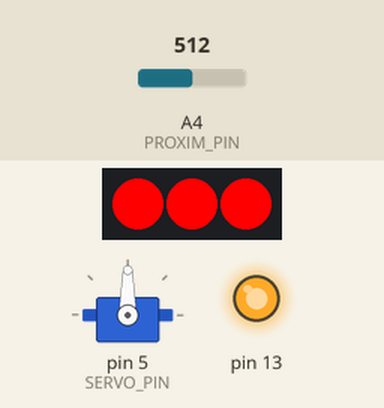
This sketch was run on a simulated Arduino Nano, built with avr-gcc and run on an emulated ATmega328P. Shown: servo, 3 RGB LEDs in strip order, left to right, output pins drawn as LEDs (lit = HIGH). The inputs (shaded band) are chosen by the test bench; at power-on: A4 (PROXIM_PIN) = 512. Dim RGB values are drawn brighter than linear.

Above: at 0.1 s.
At 1.4 s:
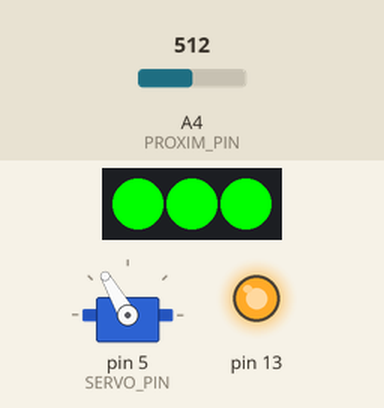
At 2.03 s:
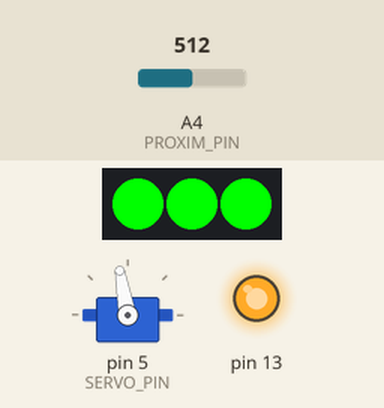
At 2.78 s:
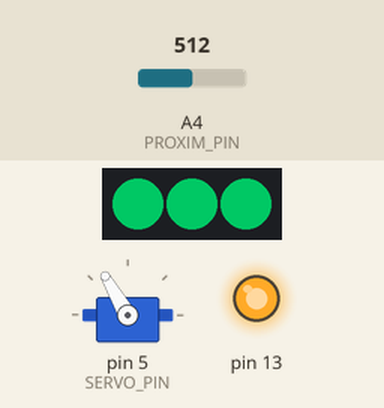
At 3.53 s:
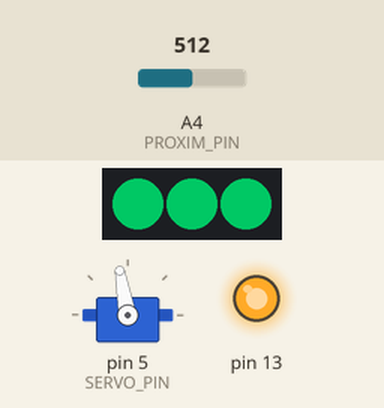
At 4.0 s:
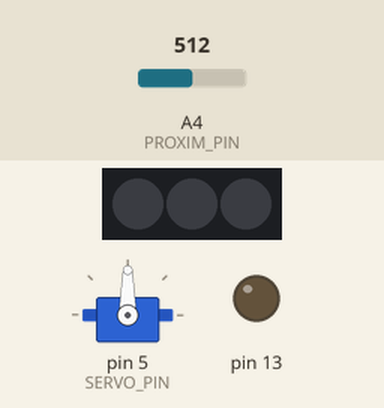
Timing chart, 0 to 5.5 s (numbered marks = the images above):
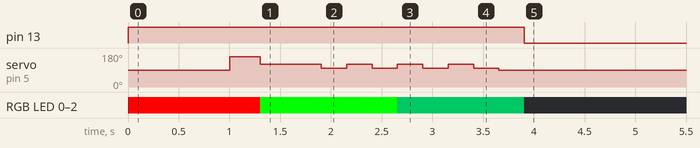

Measured:
- by itself, pin 13: LOW → HIGH at 0.00 s, → LOW 3.9 s later
- by itself, RGB LED 0–2: off → RGB(255, 0, 0) at 0.01 s, → RGB(0, 255, 0) 1.3 s later, → RGB(0, 100, 50) 1.4 s later, → off 1.3 s later
- by itself, servo on pin 5 (SERVO_PIN): 90° → 160° at 1.0 s, → 120° 0.30 s later, → 100° 0.60 s later, → 120° 0.25 s later, … (10 changes in this stretch)

The sketch:

TrashEatingRobot.ino
```cpp
// https://youtu.be/KfP_LfUiwdc

// Select Arduino nano / ATmega328P (Old Bootloader)
#include <Servo.h>
#include <FastLED.h>

Servo armServo;

#define SERVO_PIN 5
#define RGBLED_PIN 4
#define PROXIM_PIN A4

#define SERVO_TOP 160
#define SERVO_DOWN 90
#define SERVO_UP 120
#define SERVO_MIDLE (SERVO_UP-20)

#define NUM_LEDS 3

CRGB leds[NUM_LEDS];

void setup() {
  armServo.attach(SERVO_PIN);
  armServo.write(SERVO_DOWN);

  pinMode(PROXIM_PIN, INPUT)  ;
  pinMode(13, OUTPUT);

  FastLED.addLeds<WS2812, RGBLED_PIN, GRB>(leds, NUM_LEDS);
  setLeds(CRGB(0, 0, 0));
}

int sensorValue = 0;
int prevSensorValue = 0;
const int THRESHOLD = 360;
void loop() {

  sensorValue = analogRead(PROXIM_PIN);
  if (prevSensorValue <= THRESHOLD) {
    if (sensorValue > THRESHOLD) {
      action();
    }
  }

  prevSensorValue = sensorValue;
  delay(10);
}

void setLeds(CRGB rgb) {
  for(int i = 0; i < NUM_LEDS; i++)
    leds[i] = rgb;
    FastLED.show();
}

void action() {
  led(true);

  //eating
  setLeds(CRGB(255, 0, 0));
  delay(1000);
  armServo.attach(SERVO_PIN);
  armServo.write(160);
  delay(300);

  setLeds(CRGB(0, 255, 0));
  armServo.write(SERVO_UP);
  delay(500);

  //after ate
  delay(100);
  armServo.write(SERVO_MIDLE);
  delay(250);
  armServo.write(SERVO_UP);
  delay(250);
  armServo.write(SERVO_MIDLE);
  delay(250);
  setLeds(CRGB(0, 100, 50));
  armServo.write(SERVO_UP);
  delay(250);
  armServo.write(SERVO_MIDLE);
  delay(250);
  armServo.write(SERVO_UP);
  delay(250);
  armServo.write(SERVO_MIDLE);
  delay(250);


  armServo.write(SERVO_DOWN);
  delay(250);
  //release arm's torque
  armServo.detach();
  setLeds(CRGB(0, 0, 0));
  led(false);
}

void led(bool onOff) {
  if (onOff) {
    digitalWrite(13, HIGH);
  } else {
    digitalWrite(13, LOW);
  }
}
```
